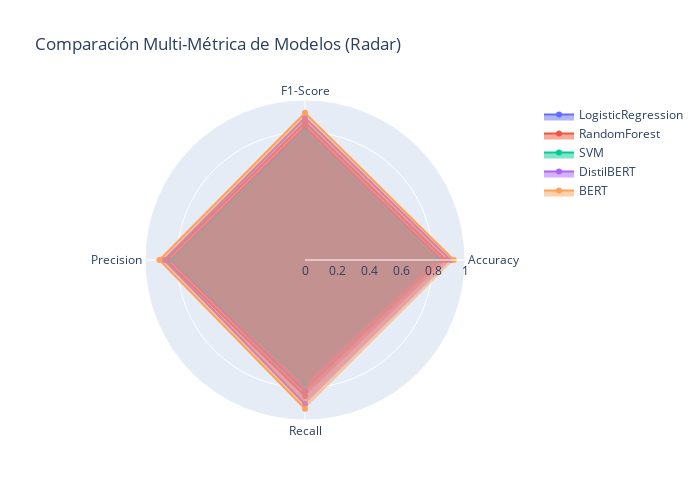

The notebook cell saved with this chart:
### Code cell
# Visualizaciones de comparación
def create_model_comparison_plots(df):
    """Crear visualizaciones para comparar modelos"""
    
    if df.empty:
        print("❌ No hay datos para visualizar")
        return
    
    # Usar datos reales o dummy
    data_df = df if not df.empty else dummy_df
    
    # 1. Gráfico de barras comparativo
    fig, axes = plt.subplots(2, 2, figsize=(15, 12))
    
    metrics_to_plot = ['metrics.accuracy', 'metrics.f1_score', 'metrics.precision', 'metrics.recall']
    titles = ['Accuracy', 'F1-Score', 'Precision', 'Recall']
    
    for i, (metric, title) in enumerate(zip(metrics_to_plot, titles)):
        ax = axes[i//2, i%2]
        if metric in data_df.columns:
            # Crear gráfico de barras
            models = data_df['params.model_name']
            scores = data_df[metric]
            
            bars = ax.bar(models, scores, alpha=0.7, color=plt.cm.Set3(np.arange(len(models))))
            ax.set_title(f'Comparación de {title}', fontweight='bold')
            ax.set_ylabel(title)
            ax.set_xlabel('Modelo')
            ax.tick_params(axis='x', rotation=45)
            
            # Agregar valores en las barras
            for bar, score in zip(bars, scores):
                ax.text(bar.get_x() + bar.get_width()/2, bar.get_height() + 0.01, 
                       f'{score:.3f}', ha='center', va='bottom', fontweight='bold')
    
    plt.tight_layout()
    plt.show()
    
    # 2. Gráfico radar para comparación multi-métrica
    if len(data_df) > 0:
        fig = go.Figure()
        
        for idx, row in data_df.iterrows():
            model_name = row['params.model_name']
            values = [row.get(metric, 0) for metric in metrics_to_plot if metric in data_df.columns]
            metric_names = [title for metric, title in zip(metrics_to_plot, titles) if metric in data_df.columns]
            
            fig.add_trace(go.Scatterpolar(
                r=values,
                theta=metric_names,
                fill='toself',
                name=model_name,
                line=dict(width=2)
            ))
        
        fig.update_layout(
            polar=dict(
                radialaxis=dict(visible=True, range=[0, 1])
            ),
            title="Comparación Multi-Métrica de Modelos (Radar)",
            showlegend=True,
            width=700,
            height=500
        )
        
        fig.show()

# Ejecutar visualizaciones
print("📊 GENERANDO VISUALIZACIONES COMPARATIVAS")
print("="*45)

# Determinar qué datos usar - si no hay datos reales, usar dummy
if not combined_runs.empty:
    plot_data = combined_runs
    print("📈 Usando datos reales de experimentos")
else:
    plot_data = dummy_df
    print("🎭 Usando datos de demostración")

create_model_comparison_plots(plot_data)

### Figure 1 — Plotly figure (JSON) as saved in the notebook; plotly's stock layout.template omitted (floating-point values rounded to 4 significant figures)
{"data": [{"fill": "toself", "line": {"width": 2}, "name": "LogisticRegression", "r": [0.85, 0.83, 0.84, 0.82], "theta": ["Accuracy", "F1-Score", "Precision", "Recall"], "type": "scatterpolar"}, {"fill": "toself", "line": {"width": 2}, "name": "RandomForest", "r": [0.88, 0.86, 0.87, 0.85], "theta": ["Accuracy", "F1-Score", "Precision", "Recall"], "type": "scatterpolar"}, {"fill": "toself", "line": {"width": 2}, "name": "SVM", "r": [0.82, 0.8, 0.83, 0.77], "theta": ["Accuracy", "F1-Score", "Precision", "Recall"], "type": "scatterpolar"}, {"fill": "toself", "line": {"width": 2}, "name": "DistilBERT", "r": [0.91, 0.89, 0.88, 0.9], "theta": ["Accuracy", "F1-Score", "Precision", "Recall"], "type": "scatterpolar"}, {"fill": "toself", "line": {"width": 2}, "name": "BERT", "r": [0.93, 0.92, 0.91, 0.93], "theta": ["Accuracy", "F1-Score", "Precision", "Recall"], "type": "scatterpolar"}], "layout": {"height": 500, "polar": {"radialaxis": {"range": [0, 1], "visible": true}}, "showlegend": true, "title": {"text": "Comparación Multi-Métrica de Modelos (Radar)"}, "width": 700}}
